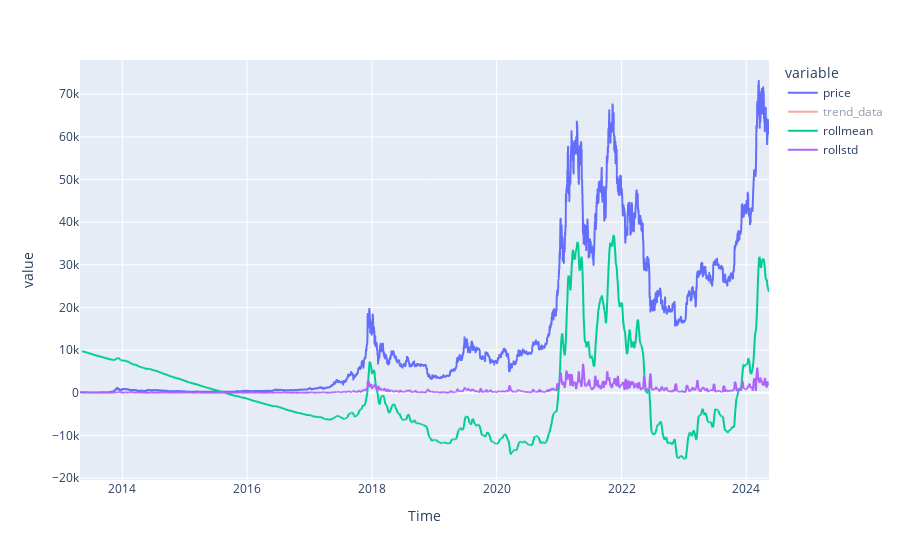

Write notebook code for a chart like this one.
### Code cell
fig = px.line(df,x=df.index,y=df.columns)
fig.show()

### Figure 1 — Plotly figure (JSON) as saved in the notebook; plotly's stock layout.template omitted (floating-point values rounded to 4 significant figures; data arrays with more than 128 entries replaced by an {"elided": "..."} marker saying what was removed)
{"data": [{"hovertemplate": "variable=price<br>Time=%{x}<br>value=%{y}<extra></extra>", "legendgroup": "price", "line": {"color": "#636efa", "dash": "solid"}, "marker": {"symbol": "circle"}, "mode": "lines", "name": "price", "showlegend": true, "type": "scattergl", "visible": true, "x": {"elided": "4032 str values"}, "xaxis": "x", "y": {"elided": "4032 float values"}, "yaxis": "y"}, {"hovertemplate": "variable=trend_data<br>Time=%{x}<br>value=%{y}<extra></extra>", "legendgroup": "trend_data", "line": {"color": "#EF553B", "dash": "solid"}, "marker": {"symbol": "circle"}, "mode": "lines", "name": "trend_data", "showlegend": true, "type": "scattergl", "visible": "legendonly", "x": {"elided": "4032 str values"}, "xaxis": "x", "y": {"elided": "4032 float values"}, "yaxis": "y"}, {"hovertemplate": "variable=rollmean<br>Time=%{x}<br>value=%{y}<extra></extra>", "legendgroup": "rollmean", "line": {"color": "#00cc96", "dash": "solid"}, "marker": {"symbol": "circle"}, "mode": "lines", "name": "rollmean", "showlegend": true, "type": "scattergl", "visible": true, "x": {"elided": "4032 str values"}, "xaxis": "x", "y": {"elided": "4032 float values"}, "yaxis": "y"}, {"hovertemplate": "variable=rollstd<br>Time=%{x}<br>value=%{y}<extra></extra>", "legendgroup": "rollstd", "line": {"color": "#ab63fa", "dash": "solid"}, "marker": {"symbol": "circle"}, "mode": "lines", "name": "rollstd", "showlegend": true, "type": "scattergl", "visible": true, "x": {"elided": "4032 str values"}, "xaxis": "x", "y": {"elided": "4032 float values"}, "yaxis": "y"}], "layout": {"autosize": true, "legend": {"title": {"text": "variable"}, "tracegroupgap": 0}, "margin": {"t": 60}, "xaxis": {"anchor": "y", "autorange": true, "domain": [0, 1], "range": ["2013-04-28", "2024-05-13"], "title": {"text": "Time"}, "type": "date"}, "yaxis": {"anchor": "x", "autorange": true, "domain": [0, 1], "range": [-20460.0, 78020.0], "title": {"text": "value"}, "type": "linear"}}}
